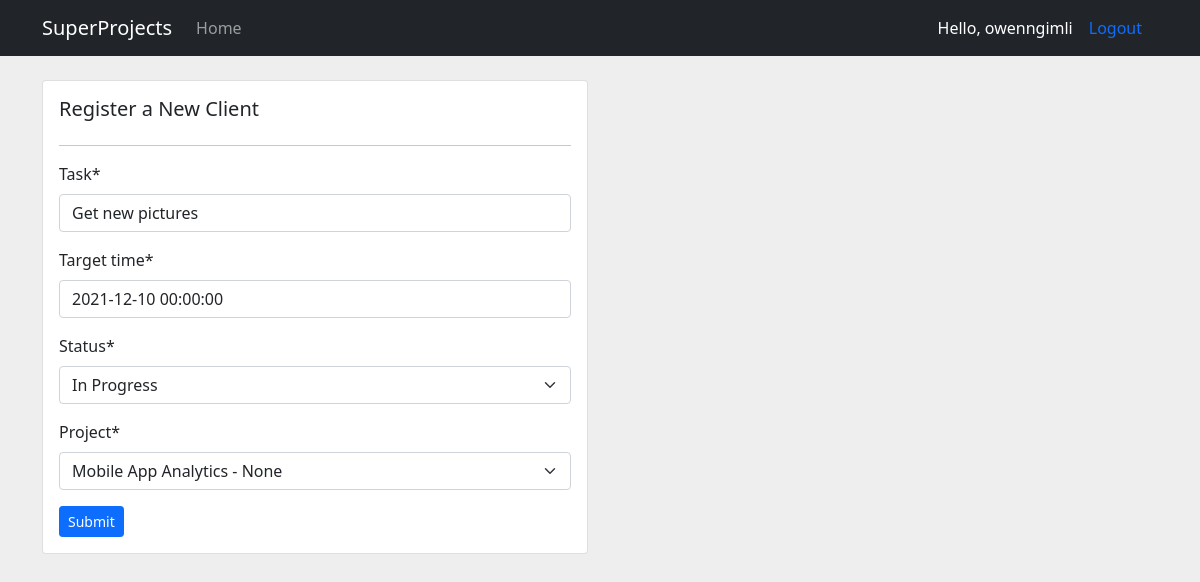
Page /update_task/14 (signed in) on the committed database.
### project/models.py (models this page shows, shortened)
class Todolist(models.Model):
    STATUS = (
        ('Pending', 'Pending'),
        ('In Progress', 'In Progress'),
        ('Done', 'Done')
    )
    task = models.CharField(max_length=128, null=True)
    date_created = models.DateTimeField(auto_now_add=True)
    target_time = models.DateTimeField()
    status = models.CharField(max_length=20, null=True, choices=STATUS)
    project = models.ForeignKey(Project, null=True, on_delete=models.CASCADE)

### project/views.py (the view)
# urls.py: path('update_task/<str:pk_task>', views.updateTask, name='update_task'),
@login_required(login_url='login')
def updateTask(request, pk_task):
    task = Todolist.objects.get(id=pk_task)
    form = TodoForm(instance=task)
    if request.method == 'POST':
        form = TodoForm(request.POST, instance=task)
        if form.is_valid():
            form.save()
            return redirect('/')
    context = {'form': form}
    return render(request, 'project/client_form.html', context)

### project/forms.py
class TodoForm(ModelForm):
    class Meta:
        model = Todolist
        fields='__all__'

### project/models.py (called while the page is built)
    def __str__(self):
        return self.name

    def __str__(self):
        return str(self.name) + " - " + str(self.client)

### project/templates/project/client_form.html (shortened to what this page needs)
{% extends 'project/base.html' %}
{% load crispy_forms_filters %}
{% block content %}
<br />
<div class="container">
  <div class="row">
    <div class="col-md-6">
      <div class="card card-body">
        <h5>Register a New Client</h5>
        <hr />
        <form action="" method="post">
          {{ form | crispy }}
          <input class="btn btn-sm btn-primary" type="submit" name="Submit" />
        </form>
      </div>
    </div>
  </div>
</div>
{% endblock %}

### project/templates/project/navbar.html (shortened to what this page needs)
<nav class="navbar navbar-expand-lg navbar-dark bg-dark">
  <div class="container container-fluid">
    <a class="navbar-brand" href="#">SuperProjects</a>
    <div class="collapse navbar-collapse" id="navbarNav">
      <ul class="navbar-nav">
        <li class="nav-item">
          <a class="nav-link" href="{% url 'home' %}">Home</a>
        </li>
      </ul>
    </div>
    <span class="mr-3" style="color: white">Hello, {{ request.user }}</span>
    <span><a class="nav-link" href="{% url 'logout' %}">Logout</a></span>
  </div>
</nav>

### project/templates/project/base.html (style rules this page uses)
body { background-color: #eee; }

### rows in the picture
Todolist: task "Get new pictures", target_time "2021-12-10 00:00:00", status "In Progress", project "Mobile App Analytics - None"

### other values in the picture
{{ request.user }} "owenngimli"
